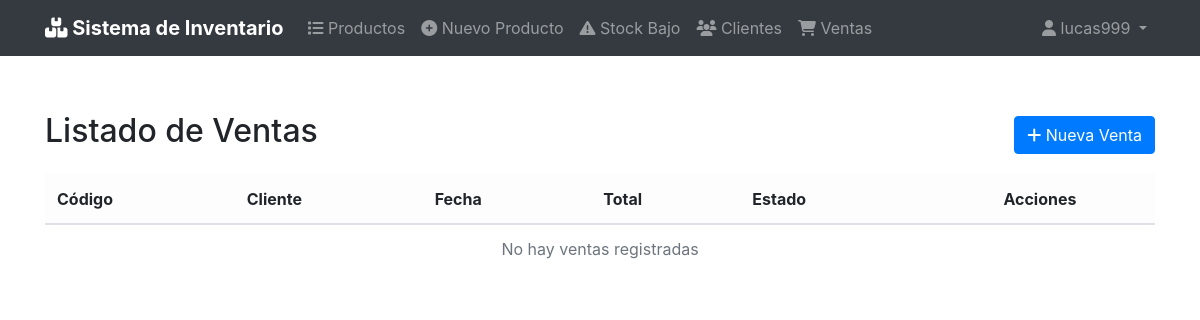
The page /ventas/ (signed in) on the database as committed earlier.
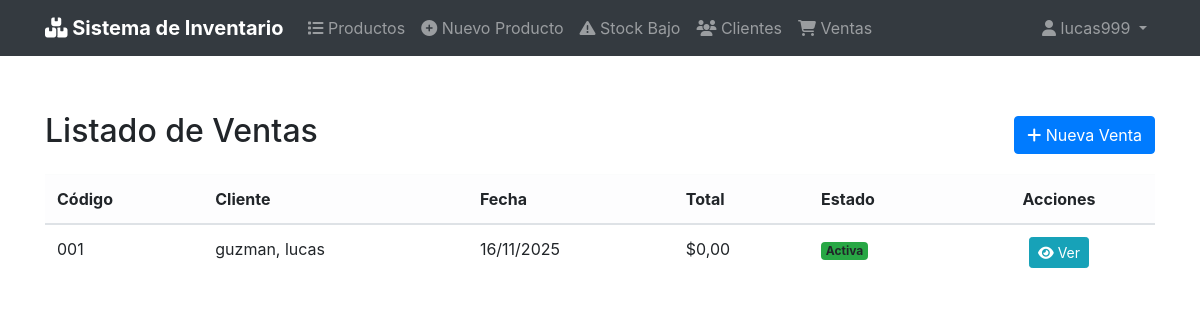
The same page on the database as committed later.
### ventas/models.py (models this page shows, shortened)
class Venta(models.Model):
    codigo = models.CharField(max_length=20, unique=True)
    cliente = models.ForeignKey(Cliente, on_delete=models.CASCADE)
    fecha = models.DateTimeField(auto_now_add=True)
    total = models.DecimalField(max_digits=10, decimal_places=2, default=0)
    anulada = models.BooleanField(default=False)

### clientes/models.py (models this page shows)
class Cliente(models.Model):
    nombre = models.CharField(max_length=100)
    apellido = models.CharField(max_length=100, blank=True, null=True)        # ← nullable
    documento = models.CharField(max_length=20, unique=True, blank=True, null=True)  # ← nullable
    email = models.EmailField(blank=True, null=True)
    telefono = models.CharField(max_length=20, blank=True, null=True)
    direccion = models.CharField(max_length=200, blank=True, null=True)
    def __str__(self):
        return f"{self.apellido or ''}, {self.nombre}".strip()
    class Meta:
        ordering = ['apellido', 'nombre']

### ventas/views.py (the view)
# urls.py: path('', views.VentaListView.as_view(), name='venta_list'),
class VentaListView(LoginRequiredMixin, ListView):
    model = Venta
    template_name = 'ventas/venta_list.html'
    context_object_name = 'ventas'
    ordering = ['-fecha']

### templates/ventas/venta_list.html (shortened to what this page needs)
{% extends 'base.html' %}
{% block content %}
<div class="d-flex justify-content-between align-items-center mb-3">
    <h2>Listado de Ventas</h2>
    <a href="{% url 'venta_create' %}" class="btn btn-primary">
        <i class="fas fa-plus"></i> Nueva Venta
    </a>
</div>
<table class="table table-hover align-middle">
    <thead class="table-light">
        <tr>
            <th>Código</th>
            <th>Cliente</th>
            <th>Fecha</th>
            <th>Total</th>
            <th>Estado</th>
            <th class="text-center">Acciones</th>
        </tr>
    </thead>
    <tbody>
        {% for venta in ventas %}
        <tr>
            <td>{{ venta.codigo }}</td>
            <td>{{ venta.cliente }}</td>
            <td>{{ venta.fecha|date:"d/m/Y" }}</td>
            <td>${{ venta.total }}</td>
            <td>
                {% if venta.anulada %}
                    <span class="badge bg-danger">Anulada</span>
                {% else %}
                    <span class="badge bg-success">Activa</span>
                {% endif %}
            </td>
            <td class="text-center">
                <a href="{% url 'venta_detail' venta.pk %}" class="btn btn-sm btn-info">
                    <i class="fas fa-eye"></i> Ver
                </a>
            </td>
        </tr>
        {% empty %}
        <tr>
            <td colspan="6" class="text-center text-muted">No hay ventas registradas</td>
        </tr>
        {% endfor %}
    </tbody>
</table>
{% endblock %}

Rows that differ between the two databases and show on the page:
added Venta: codigo "001", cliente "guzman, lucas", fecha "16/11/2025", total "0,00", anulada "Activa"
Other text that changed with them:
text no longer shown: "No hay ventas registradas"
